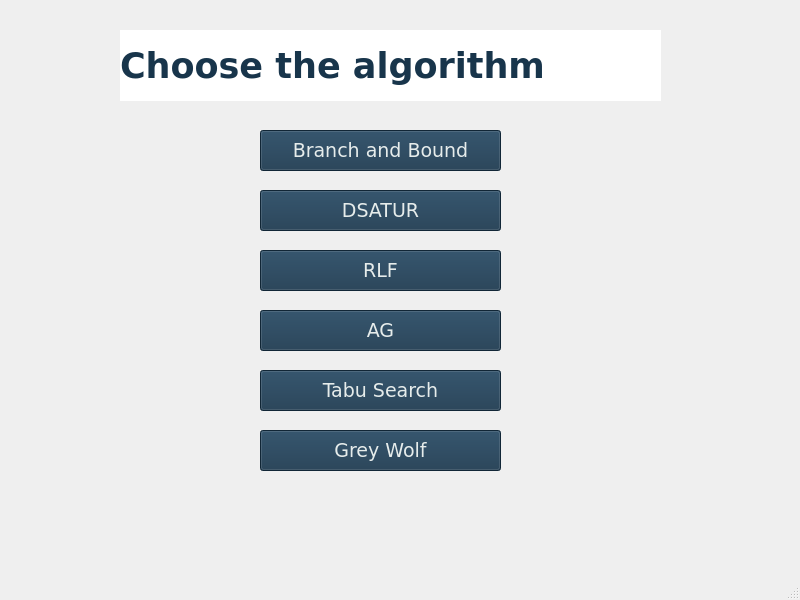
<?xml version="1.0" encoding="UTF-8"?>
<ui version="4.0">
 <class>benchmarkScreen</class>
 <widget class="QMainWindow" name="benchmarkScreen">
  <property name="geometry">
   <rect>
    <x>0</x>
    <y>0</y>
    <width>800</width>
    <height>600</height>
   </rect>
  </property>
  <property name="windowTitle">
   <string>MainWindow</string>
  </property>
  <widget class="QWidget" name="centralwidget">
   <widget class="QPushButton" name="bbButton">
    <property name="geometry">
     <rect>
      <x>260</x>
      <y>130</y>
      <width>241</width>
      <height>41</height>
     </rect>
    </property>
    <property name="font">
     <font>
      <family>Verdana</family>
      <pointsize>14</pointsize>
     </font>
    </property>
    <property name="styleSheet">
     <string notr="true">background-color: rgb(24, 53, 76);
color: rgb(230, 236, 235);</string>
    </property>
    <property name="text">
     <string>Branch and Bound</string>
    </property>
   </widget>
   <widget class="QPushButton" name="dsatButton">
    <property name="geometry">
     <rect>
      <x>260</x>
      <y>190</y>
      <width>241</width>
      <height>41</height>
     </rect>
    </property>
    <property name="font">
     <font>
      <family>Verdana</family>
      <pointsize>14</pointsize>
     </font>
    </property>
    <property name="styleSheet">
     <string notr="true">background-color: rgb(24, 53, 76);
color: rgb(230, 236, 235);</string>
    </property>
    <property name="text">
     <string>DSATUR</string>
    </property>
   </widget>
   <widget class="QPushButton" name="rlfButton">
    <property name="geometry">
     <rect>
      <x>260</x>
      <y>250</y>
      <width>241</width>
      <height>41</height>
     </rect>
    </property>
    <property name="font">
     <font>
      <family>Verdana</family>
      <pointsize>14</pointsize>
     </font>
    </property>
    <property name="styleSheet">
     <string notr="true">background-color: rgb(24, 53, 76);
color: rgb(230, 236, 235);</string>
    </property>
    <property name="text">
     <string>RLF</string>
    </property>
   </widget>
   <widget class="QPushButton" name="agButton">
    <property name="geometry">
     <rect>
      <x>260</x>
      <y>310</y>
      <width>241</width>
      <height>41</height>
     </rect>
    </property>
    <property name="font">
     <font>
      <family>Verdana</family>
      <pointsize>14</pointsize>
     </font>
    </property>
    <property name="styleSheet">
     <string notr="true">background-color: rgb(24, 53, 76);
color: rgb(230, 236, 235);</string>
    </property>
    <property name="text">
     <string>AG</string>
    </property>
   </widget>
   <widget class="QPushButton" name="tabuButton">
    <property name="geometry">
     <rect>
      <x>260</x>
      <y>370</y>
      <width>241</width>
      <height>41</height>
     </rect>
    </property>
    <property name="font">
     <font>
      <family>Verdana</family>
      <pointsize>14</pointsize>
     </font>
    </property>
    <property name="styleSheet">
     <string notr="true">background-color: rgb(24, 53, 76);
color: rgb(230, 236, 235);</string>
    </property>
    <property name="text">
     <string>Tabu Search</string>
    </property>
   </widget>
   <widget class="QLabel" name="screenTitle">
    <property name="geometry">
     <rect>
      <x>120</x>
      <y>30</y>
      <width>541</width>
      <height>71</height>
     </rect>
    </property>
    <property name="font">
     <font>
      <family>Verdana</family>
      <pointsize>26</pointsize>
      <weight>75</weight>
      <bold>true</bold>
     </font>
    </property>
    <property name="layoutDirection">
     <enum>Qt::LeftToRight</enum>
    </property>
    <property name="styleSheet">
     <string notr="true">background-color: rgb(255, 255, 255);
color: rgb(24, 53, 75);
</string>
    </property>
    <property name="text">
     <string>Choose the algorithm</string>
    </property>
   </widget>
   <widget class="QPushButton" name="greywolfButton">
    <property name="geometry">
     <rect>
      <x>260</x>
      <y>430</y>
      <width>241</width>
      <height>41</height>
     </rect>
    </property>
    <property name="font">
     <font>
      <family>Verdana</family>
      <pointsize>14</pointsize>
     </font>
    </property>
    <property name="styleSheet">
     <string notr="true">background-color: rgb(24, 53, 76);
color: rgb(230, 236, 235);</string>
    </property>
    <property name="text">
     <string>Grey Wolf</string>
    </property>
   </widget>
  </widget>
  <widget class="QMenuBar" name="menubar">
   <property name="geometry">
    <rect>
     <x>0</x>
     <y>0</y>
     <width>800</width>
     <height>26</height>
    </rect>
   </property>
  </widget>
  <widget class="QStatusBar" name="statusbar"/>
 </widget>
 <resources/>
 <connections/>
</ui>
